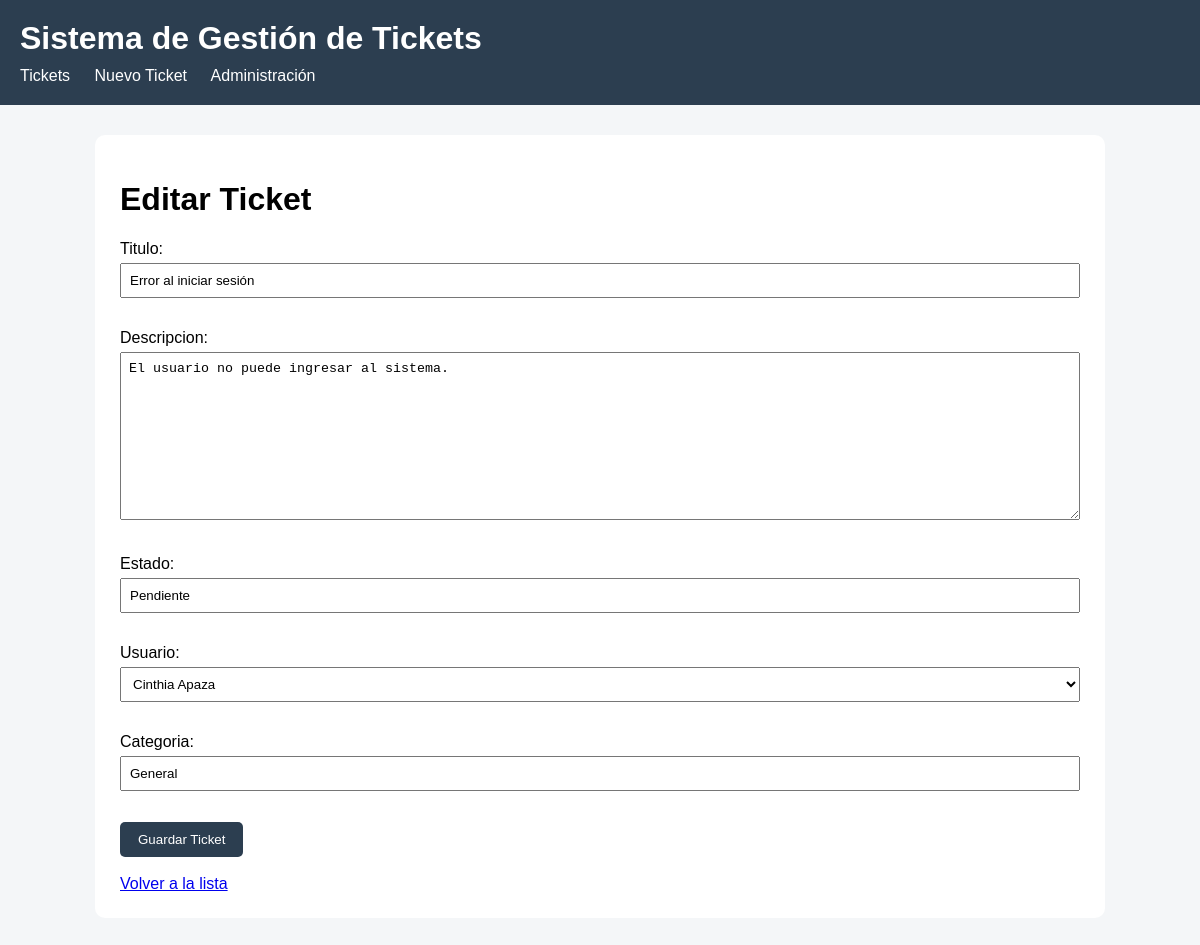
The page /tickets/1/editar/ on the database its author committed.
### tickets/models.py (models this page shows, shortened)
class Ticket(models.Model):
    titulo = models.CharField(max_length=200)
    descripcion = models.TextField()
    estado = models.CharField(max_length=50, default="Pendiente")
    usuario = models.ForeignKey(Usuario, on_delete=models.CASCADE)
    categoria = models.CharField(max_length=100, default="General")

### tickets/views.py (the view)
# urls.py: path("<int:id>/editar/", views.editar_ticket, name="editar_ticket"),
def editar_ticket(request, id):
    ticket = get_object_or_404(Ticket, id=id)
    if request.method == "POST":
        formulario = TicketForm(request.POST, instance=ticket)
        if formulario.is_valid():
            formulario.save()
            return redirect("detalle_ticket", id=ticket.id)
    else:
        formulario = TicketForm(instance=ticket)
    return render(request, "tickets/formulario_ticket.html", {
        "formulario": formulario,
        "ticket": ticket
    })

### tickets/forms.py
class TicketForm(forms.ModelForm):
    class Meta:
        model = Ticket
        fields = ["titulo", "descripcion", "estado", "usuario", "categoria"]

### tickets/models.py (called while the page is built)
    def __str__(self):
        return self.nombre

### tickets/templates/tickets/formulario_ticket.html (shortened to what this page needs)
{% extends "base.html" %}
{% block contenido %}
<h1>
    {% if ticket %}
        Editar Ticket
    {% else %}
        Crear Ticket
    {% endif %}
</h1>
<form method="post">
    {{ formulario.as_p }}
    <button type="submit">Guardar Ticket</button>
</form>
<br>
<a href="{% url 'lista_tickets' %}">Volver a la lista</a>
{% endblock %}

### tickets/templates/base.html (style rules this page uses)
body { font-family: Arial, sans-serif; margin: 0; background-color: #f4f6f8; }
button { background-color: #2c3e50; color: white; padding: 10px 18px; border: none; border-radius: 5px; cursor: pointer; }
input, textarea, select { width: 100%; padding: 8px; margin: 5px 0 15px; box-sizing: border-box; }

### rows shown on the page
Ticket: titulo "Error al iniciar sesión", descripcion "El usuario no puede ingresar al sistema.", estado "Pendiente", usuario "Cinthia Apaza", categoria "General"
